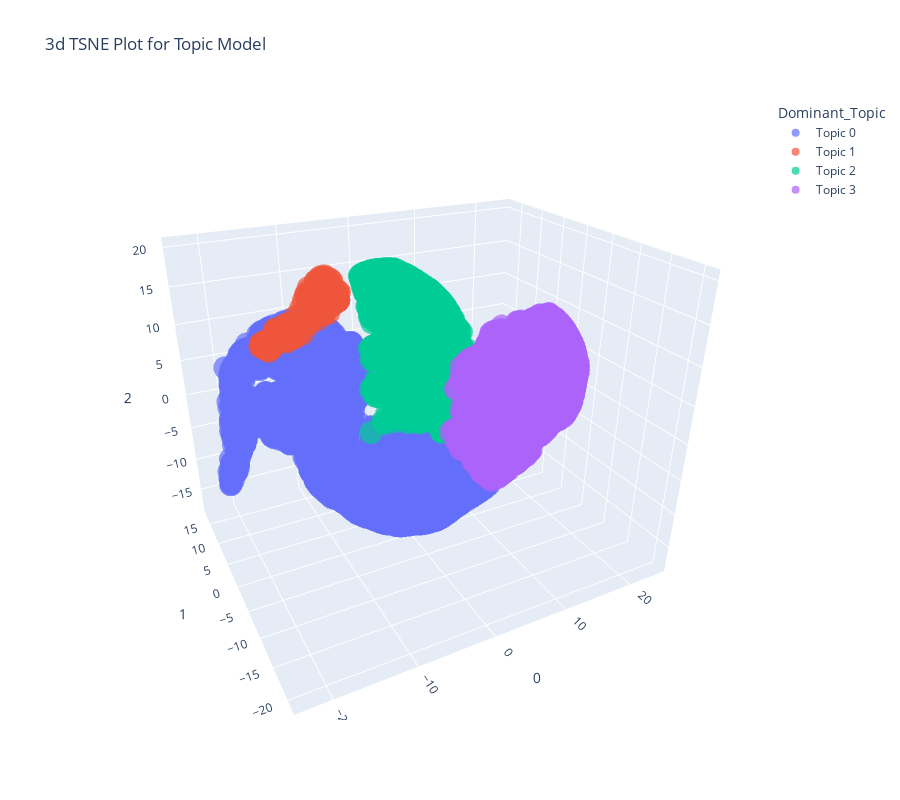

Notebook code for this chart:
### Code cell
plot_model(lda, plot = 'tsne')

### Figure 1 — Plotly figure (JSON) as saved in the notebook; plotly's stock layout.template omitted (floating-point values rounded to 4 significant figures; data arrays with more than 128 entries replaced by an {"elided": "..."} marker saying what was removed)
{"data": [{"hovertemplate": "Dominant_Topic=Topic 0<br>0=%{x}<br>1=%{y}<br>2=%{z}<extra></extra>", "legendgroup": "Topic 0", "marker": {"color": "#636efa", "opacity": 0.7, "symbol": "circle"}, "mode": "markers", "name": "Topic 0", "scene": "scene", "showlegend": true, "type": "scatter3d", "x": {"elided": "3829 float values"}, "y": {"elided": "3829 float values"}, "z": {"elided": "3829 float values"}}, {"hovertemplate": "Dominant_Topic=Topic 1<br>0=%{x}<br>1=%{y}<br>2=%{z}<extra></extra>", "legendgroup": "Topic 1", "marker": {"color": "#EF553B", "opacity": 0.7, "symbol": "circle"}, "mode": "markers", "name": "Topic 1", "scene": "scene", "showlegend": true, "type": "scatter3d", "x": {"elided": "165 float values"}, "y": {"elided": "165 float values"}, "z": {"elided": "165 float values"}}, {"hovertemplate": "Dominant_Topic=Topic 2<br>0=%{x}<br>1=%{y}<br>2=%{z}<extra></extra>", "legendgroup": "Topic 2", "marker": {"color": "#00cc96", "opacity": 0.7, "symbol": "circle"}, "mode": "markers", "name": "Topic 2", "scene": "scene", "showlegend": true, "type": "scatter3d", "x": {"elided": "984 float values"}, "y": {"elided": "984 float values"}, "z": {"elided": "984 float values"}}, {"hovertemplate": "Dominant_Topic=Topic 3<br>0=%{x}<br>1=%{y}<br>2=%{z}<extra></extra>", "legendgroup": "Topic 3", "marker": {"color": "#ab63fa", "opacity": 0.7, "symbol": "circle"}, "mode": "markers", "name": "Topic 3", "scene": "scene", "showlegend": true, "type": "scatter3d", "x": {"elided": "1840 float values"}, "y": {"elided": "1840 float values"}, "z": {"elided": "1840 float values"}}], "layout": {"height": 800, "legend": {"title": {"text": "Dominant_Topic"}, "tracegroupgap": 0}, "scene": {"aspectmode": "auto", "aspectratio": {"x": 1.154, "y": 0.9372, "z": 0.9247}, "camera": {"center": {"x": 0, "y": 0, "z": 0}, "eye": {"x": -0.8762, "y": -1.716, "z": 0.9883}, "projection": {"type": "perspective"}, "up": {"x": 0, "y": 0, "z": 1}}, "domain": {"x": [0, 1], "y": [0, 1]}, "xaxis": {"title": {"text": "0"}, "type": "linear"}, "yaxis": {"title": {"text": "1"}, "type": "linear"}, "zaxis": {"title": {"text": "2"}, "type": "linear"}}, "title": {"text": "3d TSNE Plot for Topic Model"}, "width": 900}}
